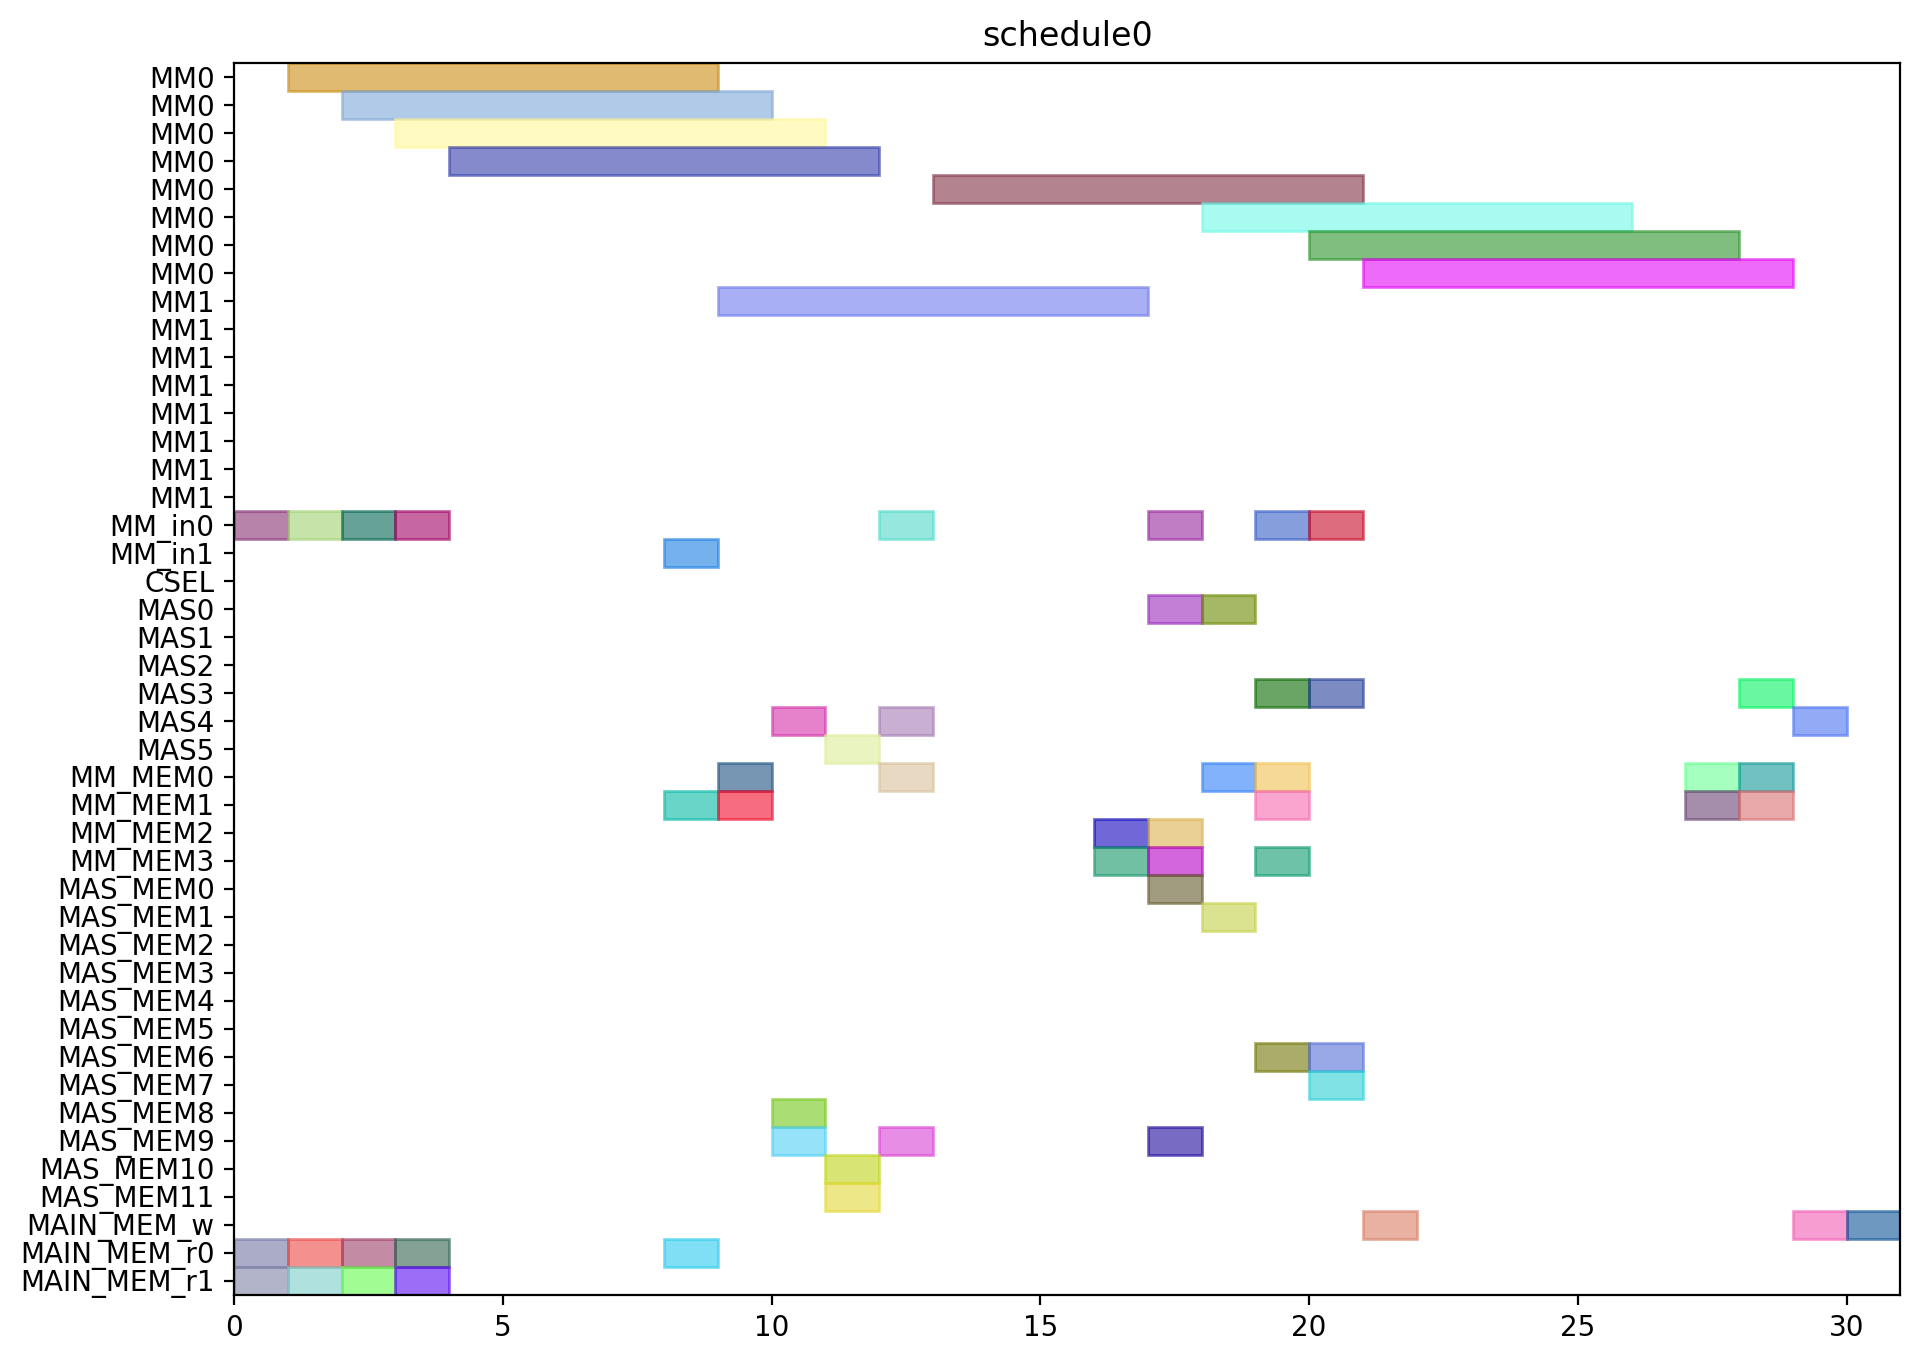

Write the Python code that produced this figure.
from pyschedule import Scenario, solvers, plotters, alt


def solve():
	horizon = 120
	S = Scenario("schedule0", horizon=horizon)

	# resource
	MM = S.Resources('MM', num=2, size=8)
	MM_in = S.Resources('MM_in', num=2)
	CSEL = S.Resource('CSEL')
	MAS = S.Resources('MAS', num=6, size=1, periods=range(1, horizon))
	MM_MEM = S.Resources('MM_MEM', num=4)
	MAS_MEM = S.Resources('MAS_MEM', num=12)
	MAIN_MEM_w = S.Resource('MAIN_MEM_w', size=1)
	MAIN_MEM_r = S.Resources('MAIN_MEM_r', num=2)

	# result of previous scheduling

	# new tasks
	t0 = S.Task('t0', length=8, delay_cost=1)
	t0 += alt(MM)
	t0_in = S.Task('t0_in', length=1, delay_cost=1)
	t0_in += alt(MM_in)
	S += t0_in*MM_in[0]<=t0*MM[0]
	S += t0_in*MM_in[1]<=t0*MM[1]
	t0_mem0 = S.Task('t0_mem0', length=1, delay_cost=1)
	t0_mem0 += MAIN_MEM_r[0]
	S += t0_mem0 <= t0

	t0_mem1 = S.Task('t0_mem1', length=1, delay_cost=1)
	t0_mem1 += MAIN_MEM_r[1]
	S += t0_mem1 <= t0

	t3 = S.Task('t3', length=8, delay_cost=1)
	t3 += alt(MM)
	t3_in = S.Task('t3_in', length=1, delay_cost=1)
	t3_in += alt(MM_in)
	S += t3_in*MM_in[0]<=t3*MM[0]
	S += t3_in*MM_in[1]<=t3*MM[1]
	t3_mem0 = S.Task('t3_mem0', length=1, delay_cost=1)
	t3_mem0 += MAIN_MEM_r[0]
	S += t3_mem0 <= t3

	t3_mem1 = S.Task('t3_mem1', length=1, delay_cost=1)
	t3_mem1 += MAIN_MEM_r[1]
	S += t3_mem1 <= t3

	t1 = S.Task('t1', length=8, delay_cost=1)
	t1 += alt(MM)
	t1_in = S.Task('t1_in', length=1, delay_cost=1)
	t1_in += alt(MM_in)
	S += t1_in*MM_in[0]<=t1*MM[0]
	S += t1_in*MM_in[1]<=t1*MM[1]
	t1_mem0 = S.Task('t1_mem0', length=1, delay_cost=1)
	t1_mem0 += MAIN_MEM_r[0]
	S += t1_mem0 <= t1

	t1_mem1 = S.Task('t1_mem1', length=1, delay_cost=1)
	t1_mem1 += MAIN_MEM_r[1]
	S += t1_mem1 <= t1

	t2 = S.Task('t2', length=8, delay_cost=1)
	t2 += alt(MM)
	t2_in = S.Task('t2_in', length=1, delay_cost=1)
	t2_in += alt(MM_in)
	S += t2_in*MM_in[0]<=t2*MM[0]
	S += t2_in*MM_in[1]<=t2*MM[1]
	t2_mem0 = S.Task('t2_mem0', length=1, delay_cost=1)
	t2_mem0 += MAIN_MEM_r[0]
	S += t2_mem0 <= t2

	t2_mem1 = S.Task('t2_mem1', length=1, delay_cost=1)
	t2_mem1 += MAIN_MEM_r[1]
	S += t2_mem1 <= t2

	t4 = S.Task('t4', length=8, delay_cost=1)
	t4 += alt(MM)
	t4_in = S.Task('t4_in', length=1, delay_cost=1)
	t4_in += alt(MM_in)
	S += t4_in*MM_in[0]<=t4*MM[0]
	S += t4_in*MM_in[1]<=t4*MM[1]
	t4_mem0 = S.Task('t4_mem0', length=1, delay_cost=1)
	t4_mem0 += MAIN_MEM_r[0]
	S += t4_mem0 <= t4

	t4_mem1 = S.Task('t4_mem1', length=1, delay_cost=1)
	t4_mem1 += alt(MM_MEM)
	S += (t2*MM[0])-1 < t4_mem1*MM_MEM[1]
	S += (t2*MM[1])-1 < t4_mem1*MM_MEM[3]
	S += t4_mem1 <= t4

	t5 = S.Task('t5', length=1, delay_cost=1)
	t5 += alt(MAS)
	t5_mem0 = S.Task('t5_mem0', length=1, delay_cost=1)
	t5_mem0 += alt(MM_MEM)
	S += (t0*MM[0])-1 < t5_mem0*MM_MEM[0]
	S += (t0*MM[1])-1 < t5_mem0*MM_MEM[2]
	S += t5_mem0 <= t5

	t5_mem1 = S.Task('t5_mem1', length=1, delay_cost=1)
	t5_mem1 += alt(MM_MEM)
	S += (t0*MM[0])-1 < t5_mem1*MM_MEM[1]
	S += (t0*MM[1])-1 < t5_mem1*MM_MEM[3]
	S += t5_mem1 <= t5

	t6 = S.Task('t6', length=1, delay_cost=1)
	t6 += alt(MAS)
	t6_mem0 = S.Task('t6_mem0', length=1, delay_cost=1)
	t6_mem0 += alt(MAS_MEM)
	S += (t5*MAS[0])-1 < t6_mem0*MAS_MEM[0]
	S += (t5*MAS[1])-1 < t6_mem0*MAS_MEM[2]
	S += (t5*MAS[2])-1 < t6_mem0*MAS_MEM[4]
	S += (t5*MAS[3])-1 < t6_mem0*MAS_MEM[6]
	S += (t5*MAS[4])-1 < t6_mem0*MAS_MEM[8]
	S += (t5*MAS[5])-1 < t6_mem0*MAS_MEM[10]
	S += t6_mem0 <= t6

	t6_mem1 = S.Task('t6_mem1', length=1, delay_cost=1)
	t6_mem1 += alt(MAS_MEM)
	S += (t5*MAS[0])-1 < t6_mem1*MAS_MEM[1]
	S += (t5*MAS[1])-1 < t6_mem1*MAS_MEM[3]
	S += (t5*MAS[2])-1 < t6_mem1*MAS_MEM[5]
	S += (t5*MAS[3])-1 < t6_mem1*MAS_MEM[7]
	S += (t5*MAS[4])-1 < t6_mem1*MAS_MEM[9]
	S += (t5*MAS[5])-1 < t6_mem1*MAS_MEM[11]
	S += t6_mem1 <= t6

	t9 = S.Task('t9', length=1, delay_cost=1)
	t9 += alt(MAS)
	t9_mem0 = S.Task('t9_mem0', length=1, delay_cost=1)
	t9_mem0 += alt(MM_MEM)
	S += (t0*MM[0])-1 < t9_mem0*MM_MEM[0]
	S += (t0*MM[1])-1 < t9_mem0*MM_MEM[2]
	S += t9_mem0 <= t9

	t9_mem1 = S.Task('t9_mem1', length=1, delay_cost=1)
	t9_mem1 += alt(MM_MEM)
	S += (t4*MM[0])-1 < t9_mem1*MM_MEM[1]
	S += (t4*MM[1])-1 < t9_mem1*MM_MEM[3]
	S += t9_mem1 <= t9

	t10 = S.Task('t10', length=1, delay_cost=1)
	t10 += alt(MAS)
	t10_mem0 = S.Task('t10_mem0', length=1, delay_cost=1)
	t10_mem0 += alt(MM_MEM)
	S += (t4*MM[0])-1 < t10_mem0*MM_MEM[0]
	S += (t4*MM[1])-1 < t10_mem0*MM_MEM[2]
	S += t10_mem0 <= t10

	t10_mem1 = S.Task('t10_mem1', length=1, delay_cost=1)
	t10_mem1 += alt(MM_MEM)
	S += (t4*MM[0])-1 < t10_mem1*MM_MEM[1]
	S += (t4*MM[1])-1 < t10_mem1*MM_MEM[3]
	S += t10_mem1 <= t10

	t7 = S.Task('t7', length=1, delay_cost=1)
	t7 += alt(MAS)
	t7_mem0 = S.Task('t7_mem0', length=1, delay_cost=1)
	t7_mem0 += alt(MAS_MEM)
	S += (t6*MAS[0])-1 < t7_mem0*MAS_MEM[0]
	S += (t6*MAS[1])-1 < t7_mem0*MAS_MEM[2]
	S += (t6*MAS[2])-1 < t7_mem0*MAS_MEM[4]
	S += (t6*MAS[3])-1 < t7_mem0*MAS_MEM[6]
	S += (t6*MAS[4])-1 < t7_mem0*MAS_MEM[8]
	S += (t6*MAS[5])-1 < t7_mem0*MAS_MEM[10]
	S += t7_mem0 <= t7

	t7_mem1 = S.Task('t7_mem1', length=1, delay_cost=1)
	t7_mem1 += alt(MAS_MEM)
	S += (t6*MAS[0])-1 < t7_mem1*MAS_MEM[1]
	S += (t6*MAS[1])-1 < t7_mem1*MAS_MEM[3]
	S += (t6*MAS[2])-1 < t7_mem1*MAS_MEM[5]
	S += (t6*MAS[3])-1 < t7_mem1*MAS_MEM[7]
	S += (t6*MAS[4])-1 < t7_mem1*MAS_MEM[9]
	S += (t6*MAS[5])-1 < t7_mem1*MAS_MEM[11]
	S += t7_mem1 <= t7

	t11 = S.Task('t11', length=1, delay_cost=1)
	t11 += alt(MAS)
	t11_mem0 = S.Task('t11_mem0', length=1, delay_cost=1)
	t11_mem0 += alt(MAS_MEM)
	S += (t10*MAS[0])-1 < t11_mem0*MAS_MEM[0]
	S += (t10*MAS[1])-1 < t11_mem0*MAS_MEM[2]
	S += (t10*MAS[2])-1 < t11_mem0*MAS_MEM[4]
	S += (t10*MAS[3])-1 < t11_mem0*MAS_MEM[6]
	S += (t10*MAS[4])-1 < t11_mem0*MAS_MEM[8]
	S += (t10*MAS[5])-1 < t11_mem0*MAS_MEM[10]
	S += t11_mem0 <= t11

	t11_mem1 = S.Task('t11_mem1', length=1, delay_cost=1)
	t11_mem1 += alt(MM_MEM)
	S += (t4*MM[0])-1 < t11_mem1*MM_MEM[1]
	S += (t4*MM[1])-1 < t11_mem1*MM_MEM[3]
	S += t11_mem1 <= t11

	t8 = S.Task('t8', length=8, delay_cost=1)
	t8 += alt(MM)
	t8_in = S.Task('t8_in', length=1, delay_cost=1)
	t8_in += alt(MM_in)
	S += t8_in*MM_in[0]<=t8*MM[0]
	S += t8_in*MM_in[1]<=t8*MM[1]
	t8_mem0 = S.Task('t8_mem0', length=1, delay_cost=1)
	t8_mem0 += alt(MM_MEM)
	S += (t4*MM[0])-1 < t8_mem0*MM_MEM[0]
	S += (t4*MM[1])-1 < t8_mem0*MM_MEM[2]
	S += t8_mem0 <= t8

	t8_mem1 = S.Task('t8_mem1', length=1, delay_cost=1)
	t8_mem1 += alt(MAS_MEM)
	S += (t7*MAS[0])-1 < t8_mem1*MAS_MEM[1]
	S += (t7*MAS[1])-1 < t8_mem1*MAS_MEM[3]
	S += (t7*MAS[2])-1 < t8_mem1*MAS_MEM[5]
	S += (t7*MAS[3])-1 < t8_mem1*MAS_MEM[7]
	S += (t7*MAS[4])-1 < t8_mem1*MAS_MEM[9]
	S += (t7*MAS[5])-1 < t8_mem1*MAS_MEM[11]
	S += t8_mem1 <= t8

	new_PZ = S.Task('new_PZ', length=8, delay_cost=1)
	new_PZ += alt(MM)
	new_PZ_in = S.Task('new_PZ_in', length=1, delay_cost=1)
	new_PZ_in += alt(MM_in)
	S += new_PZ_in*MM_in[0]<=new_PZ*MM[0]
	S += new_PZ_in*MM_in[1]<=new_PZ*MM[1]
	S += 0<new_PZ

	new_PZ_w = S.Task('new_PZ_w', length=1, delay_cost=1)
	new_PZ_w += alt(MAIN_MEM_w)
	S += new_PZ <= new_PZ_w

	new_PZ_mem0 = S.Task('new_PZ_mem0', length=1, delay_cost=1)
	new_PZ_mem0 += alt(MM_MEM)
	S += (t1*MM[0])-1 < new_PZ_mem0*MM_MEM[0]
	S += (t1*MM[1])-1 < new_PZ_mem0*MM_MEM[2]
	S += new_PZ_mem0 <= new_PZ

	new_PZ_mem1 = S.Task('new_PZ_mem1', length=1, delay_cost=1)
	new_PZ_mem1 += alt(MAS_MEM)
	S += (t7*MAS[0])-1 < new_PZ_mem1*MAS_MEM[1]
	S += (t7*MAS[1])-1 < new_PZ_mem1*MAS_MEM[3]
	S += (t7*MAS[2])-1 < new_PZ_mem1*MAS_MEM[5]
	S += (t7*MAS[3])-1 < new_PZ_mem1*MAS_MEM[7]
	S += (t7*MAS[4])-1 < new_PZ_mem1*MAS_MEM[9]
	S += (t7*MAS[5])-1 < new_PZ_mem1*MAS_MEM[11]
	S += new_PZ_mem1 <= new_PZ

	t12 = S.Task('t12', length=1, delay_cost=1)
	t12 += alt(MAS)
	t12_mem0 = S.Task('t12_mem0', length=1, delay_cost=1)
	t12_mem0 += alt(MM_MEM)
	S += (t0*MM[0])-1 < t12_mem0*MM_MEM[0]
	S += (t0*MM[1])-1 < t12_mem0*MM_MEM[2]
	S += t12_mem0 <= t12

	t12_mem1 = S.Task('t12_mem1', length=1, delay_cost=1)
	t12_mem1 += alt(MAS_MEM)
	S += (t11*MAS[0])-1 < t12_mem1*MAS_MEM[1]
	S += (t11*MAS[1])-1 < t12_mem1*MAS_MEM[3]
	S += (t11*MAS[2])-1 < t12_mem1*MAS_MEM[5]
	S += (t11*MAS[3])-1 < t12_mem1*MAS_MEM[7]
	S += (t11*MAS[4])-1 < t12_mem1*MAS_MEM[9]
	S += (t11*MAS[5])-1 < t12_mem1*MAS_MEM[11]
	S += t12_mem1 <= t12

	t13 = S.Task('t13', length=8, delay_cost=1)
	t13 += alt(MM)
	t13_in = S.Task('t13_in', length=1, delay_cost=1)
	t13_in += alt(MM_in)
	S += t13_in*MM_in[0]<=t13*MM[0]
	S += t13_in*MM_in[1]<=t13*MM[1]
	t13_mem0 = S.Task('t13_mem0', length=1, delay_cost=1)
	t13_mem0 += alt(MAS_MEM)
	S += (t12*MAS[0])-1 < t13_mem0*MAS_MEM[0]
	S += (t12*MAS[1])-1 < t13_mem0*MAS_MEM[2]
	S += (t12*MAS[2])-1 < t13_mem0*MAS_MEM[4]
	S += (t12*MAS[3])-1 < t13_mem0*MAS_MEM[6]
	S += (t12*MAS[4])-1 < t13_mem0*MAS_MEM[8]
	S += (t12*MAS[5])-1 < t13_mem0*MAS_MEM[10]
	S += t13_mem0 <= t13

	t13_mem1 = S.Task('t13_mem1', length=1, delay_cost=1)
	t13_mem1 += alt(MAS_MEM)
	S += (t9*MAS[0])-1 < t13_mem1*MAS_MEM[1]
	S += (t9*MAS[1])-1 < t13_mem1*MAS_MEM[3]
	S += (t9*MAS[2])-1 < t13_mem1*MAS_MEM[5]
	S += (t9*MAS[3])-1 < t13_mem1*MAS_MEM[7]
	S += (t9*MAS[4])-1 < t13_mem1*MAS_MEM[9]
	S += (t9*MAS[5])-1 < t13_mem1*MAS_MEM[11]
	S += t13_mem1 <= t13

	t14 = S.Task('t14', length=8, delay_cost=1)
	t14 += alt(MM)
	t14_in = S.Task('t14_in', length=1, delay_cost=1)
	t14_in += alt(MM_in)
	S += t14_in*MM_in[0]<=t14*MM[0]
	S += t14_in*MM_in[1]<=t14*MM[1]
	t14_mem0 = S.Task('t14_mem0', length=1, delay_cost=1)
	t14_mem0 += alt(MAS_MEM)
	S += (t12*MAS[0])-1 < t14_mem0*MAS_MEM[0]
	S += (t12*MAS[1])-1 < t14_mem0*MAS_MEM[2]
	S += (t12*MAS[2])-1 < t14_mem0*MAS_MEM[4]
	S += (t12*MAS[3])-1 < t14_mem0*MAS_MEM[6]
	S += (t12*MAS[4])-1 < t14_mem0*MAS_MEM[8]
	S += (t12*MAS[5])-1 < t14_mem0*MAS_MEM[10]
	S += t14_mem0 <= t14

	t14_mem1 = S.Task('t14_mem1', length=1, delay_cost=1)
	t14_mem1 += alt(MM_MEM)
	S += (t3*MM[0])-1 < t14_mem1*MM_MEM[1]
	S += (t3*MM[1])-1 < t14_mem1*MM_MEM[3]
	S += t14_mem1 <= t14

	new_PY = S.Task('new_PY', length=1, delay_cost=1)
	new_PY += alt(MAS)
	S += 0<new_PY

	new_PY_w = S.Task('new_PY_w', length=1, delay_cost=1)
	new_PY_w += alt(MAIN_MEM_w)
	S += new_PY <= new_PY_w

	new_PY_mem0 = S.Task('new_PY_mem0', length=1, delay_cost=1)
	new_PY_mem0 += alt(MM_MEM)
	S += (t8*MM[0])-1 < new_PY_mem0*MM_MEM[0]
	S += (t8*MM[1])-1 < new_PY_mem0*MM_MEM[2]
	S += new_PY_mem0 <= new_PY

	new_PY_mem1 = S.Task('new_PY_mem1', length=1, delay_cost=1)
	new_PY_mem1 += alt(MM_MEM)
	S += (t13*MM[0])-1 < new_PY_mem1*MM_MEM[1]
	S += (t13*MM[1])-1 < new_PY_mem1*MM_MEM[3]
	S += new_PY_mem1 <= new_PY

	new_PX = S.Task('new_PX', length=1, delay_cost=1)
	new_PX += alt(MAS)
	S += 0<new_PX

	new_PX_w = S.Task('new_PX_w', length=1, delay_cost=1)
	new_PX_w += alt(MAIN_MEM_w)
	S += new_PX <= new_PX_w

	new_PX_mem0 = S.Task('new_PX_mem0', length=1, delay_cost=1)
	new_PX_mem0 += alt(MM_MEM)
	S += (t14*MM[0])-1 < new_PX_mem0*MM_MEM[0]
	S += (t14*MM[1])-1 < new_PX_mem0*MM_MEM[2]
	S += new_PX_mem0 <= new_PX

	new_PX_mem1 = S.Task('new_PX_mem1', length=1, delay_cost=1)
	new_PX_mem1 += alt(MM_MEM)
	S += (t14*MM[0])-1 < new_PX_mem1*MM_MEM[1]
	S += (t14*MM[1])-1 < new_PX_mem1*MM_MEM[3]
	S += new_PX_mem1 <= new_PX

	solvers.mip.solve(S,msg=1,kind='CPLEX',ratio_gap=1.01)

	solution = [['hoge']*len(S.solution()[1]) for i in range(len(S.solution()))]
	for i in range(len(S.solution())):
		for j in range(len(S.solution()[i])):
			solution[i][j]=str(S.solution()[i][j])
	print(solution)

	cycles = int(solution[-1][3])

	pic_file_name = "/home/mfukuda/ABE/multiRAM_multiMAS_16mux/scheduling_result/stage8MM2_stage1MAS6/EP_DBL_A_0/schedule0.png"
	if(S.solution() != []):
		plotters.matplotlib.plot(S,img_filename=pic_file_name, show_task_labels=False, fig_size=(cycles*0.25+3, 8))

	return solution
